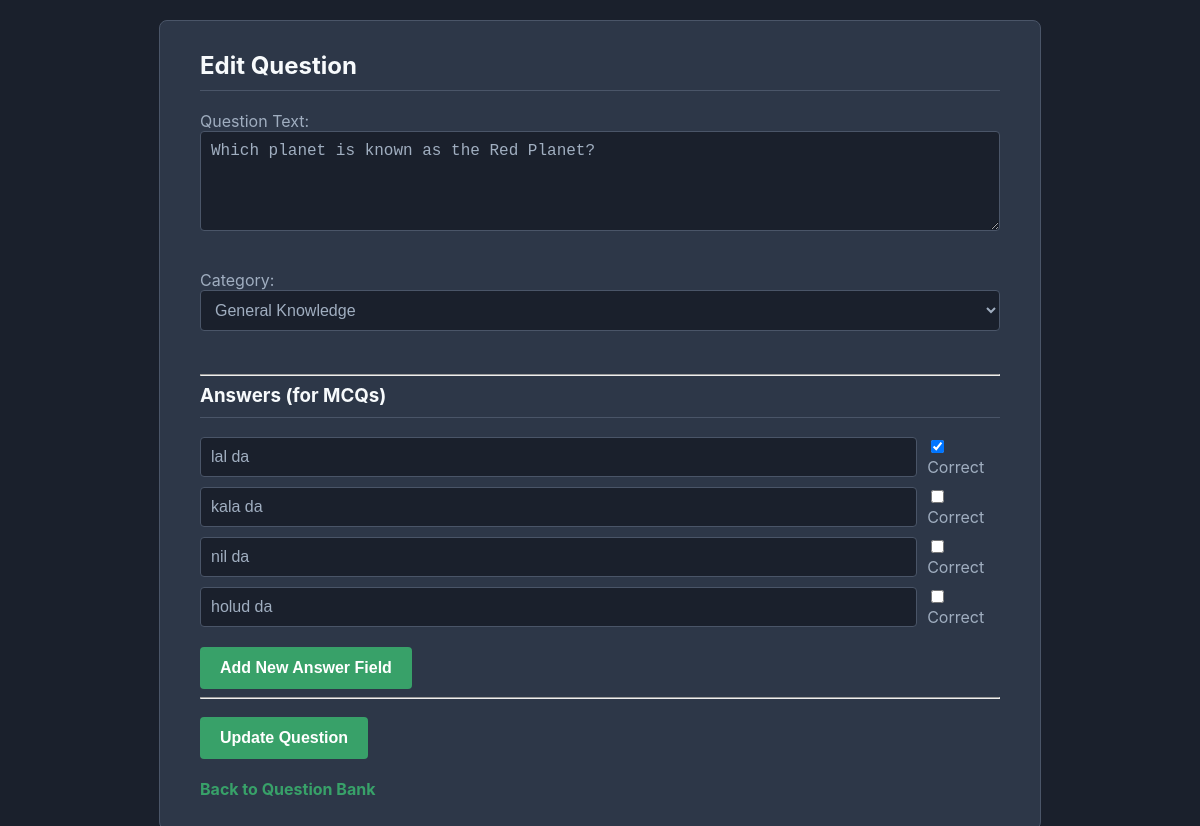
Page /View/EditQuestion.php?id=2 (signed in) on the committed database.
### tables this page shows
CREATE TABLE `questions` (
  `question_id` int(11) NOT NULL,
  `category_id` int(11) NOT NULL,
  `question_type` enum('mcq','essay','true_false') NOT NULL,
  `question_text` text NOT NULL
);

CREATE TABLE `categories` (
  `category_id` int(11) NOT NULL,
  `category_name` varchar(255) NOT NULL
);

CREATE TABLE `answers` (
  `answer_id` int(11) NOT NULL,
  `question_id` int(11) NOT NULL,
  `answer_text` text NOT NULL,
  `is_correct` tinyint(1) NOT NULL DEFAULT 0
);

### Model/questionModel.php (called while the page is built, shortened)
<?php
function fetchQuestionWithAnswers($questionId) {
    $con = getConnection();
    $sql_q = "SELECT * FROM questions WHERE question_id = ?";
    $stmt_q = mysqli_prepare($con, $sql_q);
    mysqli_stmt_bind_param($stmt_q, "i", $questionId);
    mysqli_stmt_execute($stmt_q);
    $result_q = mysqli_stmt_get_result($stmt_q);
    $question = mysqli_fetch_assoc($result_q);
    if ($question) {
        if ($question['question_type'] === 'mcq') {
            $sql_a = "SELECT * FROM answers WHERE question_id = ?";
            $stmt_a = mysqli_prepare($con, $sql_a);
            mysqli_stmt_bind_param($stmt_a, "i", $questionId);
            mysqli_stmt_execute($stmt_a);
            $result_a = mysqli_stmt_get_result($stmt_a);
            $answers = [];
            while ($row = mysqli_fetch_assoc($result_a)) {
                $answers[] = $row;
            }
            $question['answers'] = $answers;
        }
    }
    return $question;
}
?>

### Model/categoryModel.php (called while the page is built, shortened)
<?php
function getAllCategories() {
    $con = getConnection();
    $sql = "SELECT * FROM categories ORDER BY category_name";
    $result = mysqli_query($con, $sql);
    $categories = [];
    while ($row = mysqli_fetch_assoc($result)) {
        $categories[] = $row; }
    return $categories;
}
?>

### View/EditQuestion.php (the view, shortened to what this page needs)
<?php
require_once("../Model/questionModel.php");
require_once("../Model/categoryModel.php");
$question_id = $_GET['id'] ?? null;
$question =fetchQuestionWithAnswers($question_id);
$categories =getAllCategories();
?>
<!DOCTYPE html>
<html>
<head>
    <link rel="stylesheet" href="../css/style.css">
</head>
<body>
    <div class="container">
     <h2>Edit Question</h2>
     <form action="../Controller/EditQuestionController.php" method="post">
            Question Text:<br>
            <textarea name="question_text" required><?= htmlspecialchars($question['question_text']) ?></textarea><br><br>
            Category:
            <select name="category_id" required>
              <?php foreach($categories as $cat): ?>
             <option value="<?= $cat['category_id'] ?>" <?= ($cat['category_id'] == $question['category_id']) ? 'selected' : '' ?>>
              <?= htmlspecialchars($cat['category_name']) ?>
                </option>
                <?php endforeach; ?>
            </select><br><br>
            <hr>
            <h3>Answers (for MCQs)</h3>
            <div id="answers_container">
         <?php if ($question['question_type'] === 'mcq' && isset($question['answers'])): ?>
          <?php foreach ($question['answers'] as $index => $answer): ?>
            <div style="display: flex; align-items: center; margin-bottom: 10px;">
               <input type="text" name="answers[<?= $index ?>][text]" value="<?= htmlspecialchars($answer['answer_text']) ?>" placeholder="Answer text" required style="flex-grow: 1; margin: 0 10px 0 0;">
            <label><input type="checkbox" name="answers[<?= $index ?>][is_correct]" value="1" <?= ($answer['is_correct']) ? 'checked' : '' ?>> Correct</label>
            </div>
            <?php endforeach; ?>
            <?php endif; ?>
            </div>
            <?php if ($question['question_type'] === 'mcq'):
                ?>
                <button type="button" class="btn" onclick="addAnswerField()">Add New Answer Field</button>
            <?php else:
                ?>
                <p><em>Editing answers is only available for MCQ questions.</em></p>
            <?php endif;
            ?>
            <hr>
            <input type="submit"name="update_question" value="Update Question">
        </form>
        <br>
        <a href="QuestionList.php">Back to Question Bank</a>
    </div>
</body>
</html>

### css/style.css (style rules this page uses)
body { font-family: -apple-system, BlinkMacSystemFont,"Segoe UI",Roboto,"Helvetica Neue",Arial,sans-serif; background-color: #1a202c; color: #a0aec0; margin: 0; padding: 20px; }
.container { background-color: #2d3748; padding: 30px 40px; border-radius: 8px; border:1px solid #4a5568; width:800px; margin-left: auto; margin-right: auto; }
h2, h3 { color: #f7fafc; border-bottom: 1px solid #4a5568; padding-bottom:10px; margin-top:0; }
a { color: #38a169; text-decoration: none; font-weight:bold; }
form { margin-top:20px; }
form input[type="text"], form input[type="password"], form input[type="file"], form textarea, form select { width: 100%; padding:10px; margin-bottom:15px; border:1px solid #4a5568; border-radius:4px; box-sizing: border-box; font-size: 16px; background-color: #1a202c; color: #a0aec0; }
form textarea { min-height:100px; resize: vertical; }
.btn, form input[type="submit"] { background-color: #38a169; color: #ffffff; padding: 12px 20px; border: none; border-radius:4px; cursor: pointer; font-size: 16px; font-weight: bold; display: inline-block; text-align: center; margin-top: 10px; }

### rows in the picture
questions: question_text "Which planet is known as the Red Planet?", category_id "General Knowledge"
answers: answer_text "lal da", is_correct "☑"
answers: answer_text "kala da"
answers: answer_text "nil da"
answers: answer_text "holud da"
